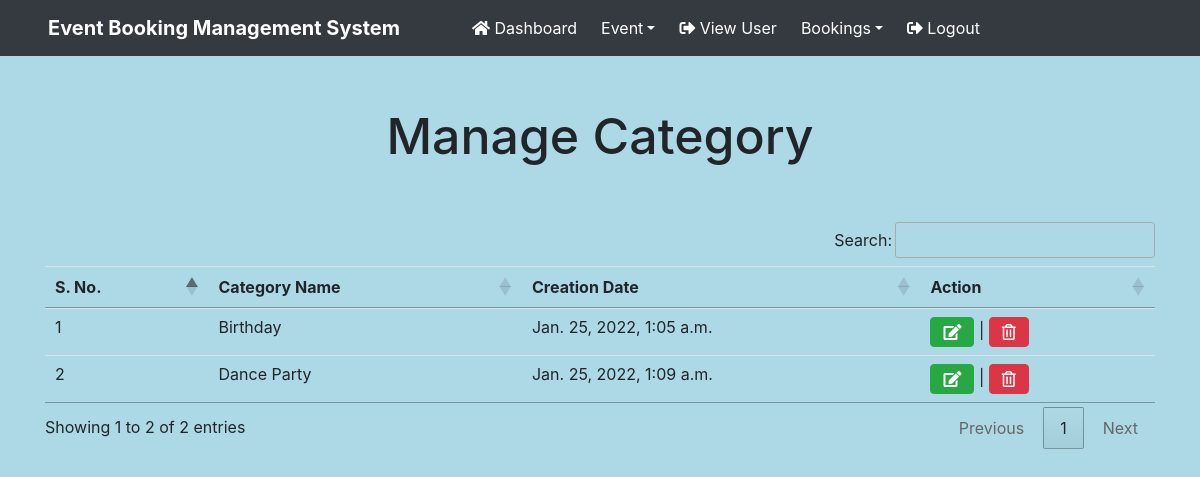
The page /view_category (signed in) on the database its author committed.
### EBS2021/models.py (models this page shows, shortened)
class Category(models.Model):
    categoryname=models.CharField(max_length=100,null=True)
    creationdate = models.DateTimeField(default=datetime.now, blank=True)

### EBS2021/views.py (the view)
# urls.py: path('view_category', view_category ,name="view_category"),
def view_category(request):
    if not request.user.is_authenticated:
        return redirect('Login')
    cat = Category.objects.all()
    d = {'cat':cat}
    return render(request ,"view_category.html",d)

### EBS2021/templates/view_category.html (shortened to what this page needs)
{% load static %}
{% block body %}
{% include 'header.html' %}
<link rel = stylesheet href="https://cdn.datatables.net/1.10.20/css/jquery.dataTables.min.css">
<link rel = stylesheet href="https://cdn.datatables.net/buttons/1.6.1/css/buttons.dataTables.min.css">
<div class="container" style="margin-top: 50px;">
<h2 class="text-center" style="font-size: 50px;">Manage Category</h2>
<br><br>
<table class="table table-hover table-responsive-lg"id="example">
    <thead>
        <tr>
            <th>S. No.</th>
            <th>Category Name</th>
            <th>Creation Date</th>
            <th>Action</th>
        </tr>
    </thead>
    <tbody>
        {% for i in cat %}
        <tr>
            <td>{{forloop.counter}}</td>
            <td>{{i.categoryname}}</td>
            <td>{{i.creationdate}}</td>
            <td>
                <a href="{% url 'edit_category' i.id %}" class="btn btn-success"> <i class="fas fa-edit"></i></a>
                 | <a href="{% url 'delete_category' i.id %}"onclick="return confirm('Are you really want to delete')" class="btn btn-danger"><i class="far fa-trash-alt"></i></a></td>
        </tr>
        {% endfor %}
    </tbody>
</table>
</div>
{% endblock %}

### rows shown on the page
Category: categoryname "Birthday", creationdate "Jan. 25, 2022, 1:05 a.m."
Category: categoryname "Dance Party", creationdate "Jan. 25, 2022, 1:09 a.m."
